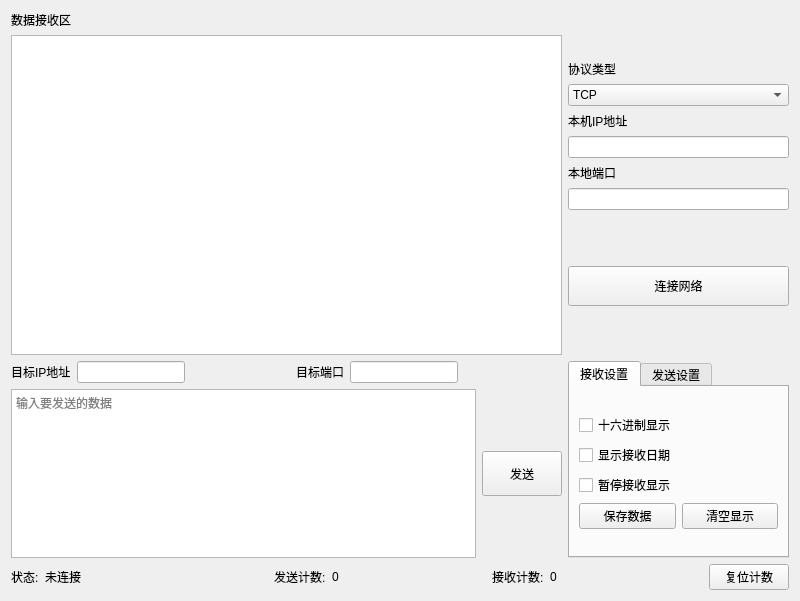
<?xml version="1.0" encoding="UTF-8"?>
<ui version="4.0">
 <class>Form</class>
 <widget class="QWidget" name="Form">
  <property name="geometry">
   <rect>
    <x>0</x>
    <y>0</y>
    <width>800</width>
    <height>601</height>
   </rect>
  </property>
  <property name="minimumSize">
   <size>
    <width>600</width>
    <height>450</height>
   </size>
  </property>
  <property name="maximumSize">
   <size>
    <width>1000</width>
    <height>750</height>
   </size>
  </property>
  <property name="windowTitle">
   <string>网络调试助手</string>
  </property>
  <property name="windowIcon">
   <iconset resource="resources.qrc">
    <normaloff>:/img/Network.png</normaloff>:/img/Network.png</iconset>
  </property>
  <layout class="QGridLayout" name="gridLayout_2" rowstretch="7,4,1" columnstretch="5,2">
   <item row="0" column="1">
    <layout class="QVBoxLayout" name="verticalLayout">
     <item>
      <spacer name="verticalSpacer_3">
       <property name="orientation">
        <enum>Qt::Vertical</enum>
       </property>
       <property name="sizeHint" stdset="0">
        <size>
         <width>20</width>
         <height>40</height>
        </size>
       </property>
      </spacer>
     </item>
     <item>
      <widget class="QLabel" name="ProtocolTypeLabel">
       <property name="text">
        <string>协议类型</string>
       </property>
       <property name="buddy">
        <cstring>ProtocolTypeComboBox</cstring>
       </property>
      </widget>
     </item>
     <item>
      <widget class="QComboBox" name="ProtocolTypeComboBox">
       <item>
        <property name="text">
         <string>TCP</string>
        </property>
       </item>
       <item>
        <property name="text">
         <string>UDP</string>
        </property>
       </item>
      </widget>
     </item>
     <item>
      <widget class="QLabel" name="MyHostAddrLabel">
       <property name="text">
        <string>本机IP地址</string>
       </property>
       <property name="buddy">
        <cstring>MyHostAddrLineEdit</cstring>
       </property>
      </widget>
     </item>
     <item>
      <widget class="QLineEdit" name="MyHostAddrLineEdit">
       <property name="inputMask">
        <string/>
       </property>
       <property name="readOnly">
        <bool>true</bool>
       </property>
      </widget>
     </item>
     <item>
      <widget class="QLabel" name="MyPortLabel">
       <property name="text">
        <string>本地端口</string>
       </property>
       <property name="buddy">
        <cstring>MyPortLineEdit</cstring>
       </property>
      </widget>
     </item>
     <item>
      <widget class="PortLineEdit" name="MyPortLineEdit">
       <property name="inputMask">
        <string/>
       </property>
       <property name="maxLength">
        <number>5</number>
       </property>
      </widget>
     </item>
     <item>
      <spacer name="verticalSpacer">
       <property name="orientation">
        <enum>Qt::Vertical</enum>
       </property>
       <property name="sizeHint" stdset="0">
        <size>
         <width>20</width>
         <height>40</height>
        </size>
       </property>
      </spacer>
     </item>
     <item>
      <widget class="QPushButton" name="ConnectButton">
       <property name="minimumSize">
        <size>
         <width>0</width>
         <height>40</height>
        </size>
       </property>
       <property name="maximumSize">
        <size>
         <width>16777215</width>
         <height>40</height>
        </size>
       </property>
       <property name="text">
        <string>连接网络</string>
       </property>
       <property name="checkable">
        <bool>true</bool>
       </property>
       <property name="checked">
        <bool>false</bool>
       </property>
      </widget>
     </item>
     <item>
      <spacer name="verticalSpacer_2">
       <property name="orientation">
        <enum>Qt::Vertical</enum>
       </property>
       <property name="sizeHint" stdset="0">
        <size>
         <width>20</width>
         <height>40</height>
        </size>
       </property>
      </spacer>
     </item>
    </layout>
   </item>
   <item row="1" column="1">
    <widget class="QTabWidget" name="send_receive_setting">
     <property name="currentIndex">
      <number>0</number>
     </property>
     <widget class="QWidget" name="tab">
      <attribute name="title">
       <string>接收设置</string>
      </attribute>
      <layout class="QVBoxLayout" name="verticalLayout_3">
       <item>
        <layout class="QVBoxLayout" name="verticalLayout_2">
         <item>
          <widget class="QCheckBox" name="checkBox">
           <property name="text">
            <string>十六进制显示</string>
           </property>
          </widget>
         </item>
         <item>
          <widget class="QCheckBox" name="checkBox_3">
           <property name="text">
            <string>显示接收日期</string>
           </property>
          </widget>
         </item>
         <item>
          <widget class="QCheckBox" name="checkBox_2">
           <property name="text">
            <string>暂停接收显示</string>
           </property>
          </widget>
         </item>
         <item>
          <layout class="QHBoxLayout" name="horizontalLayout_2">
           <item>
            <widget class="QPushButton" name="RSaveDataButton">
             <property name="text">
              <string>保存数据</string>
             </property>
            </widget>
           </item>
           <item>
            <widget class="QPushButton" name="RClearButton">
             <property name="text">
              <string>清空显示</string>
             </property>
            </widget>
           </item>
          </layout>
         </item>
        </layout>
       </item>
      </layout>
     </widget>
     <widget class="QWidget" name="tab_2">
      <attribute name="title">
       <string>发送设置</string>
      </attribute>
      <layout class="QVBoxLayout" name="verticalLayout_5">
       <item>
        <widget class="QCheckBox" name="checkBox_4">
         <property name="text">
          <string>十六进制发送</string>
         </property>
        </widget>
       </item>
       <item>
        <widget class="QCheckBox" name="checkBox_5">
         <property name="text">
          <string>循环发送</string>
         </property>
        </widget>
       </item>
       <item>
        <layout class="QHBoxLayout" name="horizontalLayout_6">
         <item>
          <widget class="QLabel" name="label">
           <property name="text">
            <string>循环时间(ms)</string>
           </property>
          </widget>
         </item>
         <item>
          <widget class="QSpinBox" name="spinBox">
           <property name="minimum">
            <number>1</number>
           </property>
           <property name="maximum">
            <number>9999999</number>
           </property>
           <property name="singleStep">
            <number>100</number>
           </property>
           <property name="value">
            <number>1000</number>
           </property>
          </widget>
         </item>
        </layout>
       </item>
      </layout>
     </widget>
    </widget>
   </item>
   <item row="1" column="0">
    <layout class="QGridLayout" name="gridLayout">
     <item row="1" column="0">
      <widget class="QPlainTextEdit" name="SendPlainTextEdit">
       <property name="placeholderText">
        <string>输入要发送的数据</string>
       </property>
      </widget>
     </item>
     <item row="1" column="1">
      <widget class="QPushButton" name="SendButton">
       <property name="minimumSize">
        <size>
         <width>0</width>
         <height>45</height>
        </size>
       </property>
       <property name="maximumSize">
        <size>
         <width>16777215</width>
         <height>45</height>
        </size>
       </property>
       <property name="text">
        <string>发送</string>
       </property>
      </widget>
     </item>
     <item row="0" column="0" colspan="2">
      <layout class="QHBoxLayout" name="horizontalLayout">
       <item>
        <widget class="QLabel" name="label_4">
         <property name="text">
          <string>目标IP地址</string>
         </property>
         <property name="buddy">
          <cstring>TargetIPLineEdit</cstring>
         </property>
        </widget>
       </item>
       <item>
        <widget class="IPv4AddrLineEdit" name="TargetIPLineEdit">
         <property name="maxLength">
          <number>15</number>
         </property>
        </widget>
       </item>
       <item>
        <spacer name="horizontalSpacer_2">
         <property name="orientation">
          <enum>Qt::Horizontal</enum>
         </property>
         <property name="sizeHint" stdset="0">
          <size>
           <width>40</width>
           <height>20</height>
          </size>
         </property>
        </spacer>
       </item>
       <item>
        <widget class="QLabel" name="label_6">
         <property name="text">
          <string>目标端口</string>
         </property>
         <property name="buddy">
          <cstring>TargetPortLineEdit</cstring>
         </property>
        </widget>
       </item>
       <item>
        <widget class="PortLineEdit" name="TargetPortLineEdit">
         <property name="maxLength">
          <number>5</number>
         </property>
        </widget>
       </item>
       <item>
        <spacer name="horizontalSpacer_5">
         <property name="orientation">
          <enum>Qt::Horizontal</enum>
         </property>
         <property name="sizeHint" stdset="0">
          <size>
           <width>40</width>
           <height>20</height>
          </size>
         </property>
        </spacer>
       </item>
      </layout>
     </item>
    </layout>
   </item>
   <item row="0" column="0">
    <layout class="QVBoxLayout" name="verticalLayout_4">
     <item>
      <widget class="QLabel" name="ReceiveLabel">
       <property name="text">
        <string>数据接收区</string>
       </property>
      </widget>
     </item>
     <item>
      <widget class="QPlainTextEdit" name="ReceivePlainTextEdit">
       <property name="readOnly">
        <bool>true</bool>
       </property>
      </widget>
     </item>
    </layout>
   </item>
   <item row="2" column="0" colspan="2">
    <layout class="QHBoxLayout" name="horizontalLayout_5">
     <item>
      <layout class="QHBoxLayout" name="horizontalLayout_3">
       <item>
        <widget class="QLabel" name="label_7">
         <property name="text">
          <string>状态:</string>
         </property>
        </widget>
       </item>
       <item>
        <widget class="QLabel" name="StateLabel">
         <property name="sizePolicy">
          <sizepolicy hsizetype="Fixed" vsizetype="Fixed">
           <horstretch>0</horstretch>
           <verstretch>0</verstretch>
          </sizepolicy>
         </property>
         <property name="minimumSize">
          <size>
           <width>120</width>
           <height>25</height>
          </size>
         </property>
         <property name="maximumSize">
          <size>
           <width>120</width>
           <height>25</height>
          </size>
         </property>
         <property name="text">
          <string>未连接</string>
         </property>
        </widget>
       </item>
      </layout>
     </item>
     <item>
      <layout class="QHBoxLayout" name="horizontalLayout_4">
       <item>
        <spacer name="horizontalSpacer_4">
         <property name="orientation">
          <enum>Qt::Horizontal</enum>
         </property>
         <property name="sizeHint" stdset="0">
          <size>
           <width>40</width>
           <height>20</height>
          </size>
         </property>
        </spacer>
       </item>
       <item>
        <widget class="QLabel" name="label_9">
         <property name="text">
          <string>发送计数:</string>
         </property>
        </widget>
       </item>
       <item>
        <widget class="QLabel" name="SendCounterLabel">
         <property name="sizePolicy">
          <sizepolicy hsizetype="Fixed" vsizetype="Preferred">
           <horstretch>0</horstretch>
           <verstretch>0</verstretch>
          </sizepolicy>
         </property>
         <property name="minimumSize">
          <size>
           <width>50</width>
           <height>0</height>
          </size>
         </property>
         <property name="maximumSize">
          <size>
           <width>50</width>
           <height>16777215</height>
          </size>
         </property>
         <property name="text">
          <string>0</string>
         </property>
         <property name="alignment">
          <set>Qt::AlignLeading|Qt::AlignLeft|Qt::AlignVCenter</set>
         </property>
         <property name="textInteractionFlags">
          <set>Qt::LinksAccessibleByMouse|Qt::TextSelectableByMouse</set>
         </property>
        </widget>
       </item>
       <item>
        <spacer name="horizontalSpacer">
         <property name="orientation">
          <enum>Qt::Horizontal</enum>
         </property>
         <property name="sizeHint" stdset="0">
          <size>
           <width>40</width>
           <height>20</height>
          </size>
         </property>
        </spacer>
       </item>
       <item>
        <widget class="QLabel" name="label_10">
         <property name="text">
          <string>接收计数:</string>
         </property>
        </widget>
       </item>
       <item>
        <widget class="QLabel" name="ReceiveCounterLabel">
         <property name="sizePolicy">
          <sizepolicy hsizetype="Fixed" vsizetype="Preferred">
           <horstretch>0</horstretch>
           <verstretch>0</verstretch>
          </sizepolicy>
         </property>
         <property name="minimumSize">
          <size>
           <width>50</width>
           <height>0</height>
          </size>
         </property>
         <property name="maximumSize">
          <size>
           <width>50</width>
           <height>16777215</height>
          </size>
         </property>
         <property name="text">
          <string>0</string>
         </property>
         <property name="alignment">
          <set>Qt::AlignLeading|Qt::AlignLeft|Qt::AlignVCenter</set>
         </property>
         <property name="textInteractionFlags">
          <set>Qt::LinksAccessibleByMouse|Qt::TextSelectableByMouse</set>
         </property>
        </widget>
       </item>
       <item>
        <spacer name="horizontalSpacer_3">
         <property name="orientation">
          <enum>Qt::Horizontal</enum>
         </property>
         <property name="sizeHint" stdset="0">
          <size>
           <width>40</width>
           <height>20</height>
          </size>
         </property>
        </spacer>
       </item>
       <item>
        <widget class="QPushButton" name="CounterResetButton">
         <property name="text">
          <string>复位计数</string>
         </property>
        </widget>
       </item>
      </layout>
     </item>
    </layout>
   </item>
  </layout>
 </widget>
 <customwidgets>
  <customwidget>
   <class>PortLineEdit</class>
   <extends>QLineEdit</extends>
   <header>UI.MyWidgets</header>
  </customwidget>
  <customwidget>
   <class>IPv4AddrLineEdit</class>
   <extends>QLineEdit</extends>
   <header>UI.MyWidgets</header>
  </customwidget>
 </customwidgets>
 <resources>
  <include location="resources.qrc"/>
 </resources>
 <connections>
  <connection>
   <sender>RClearButton</sender>
   <signal>clicked()</signal>
   <receiver>ReceivePlainTextEdit</receiver>
   <slot>clear()</slot>
   <hints>
    <hint type="sourcelabel">
     <x>771</x>
     <y>503</y>
    </hint>
    <hint type="destinationlabel">
     <x>458</x>
     <y>262</y>
    </hint>
   </hints>
  </connection>
 </connections>
</ui>
